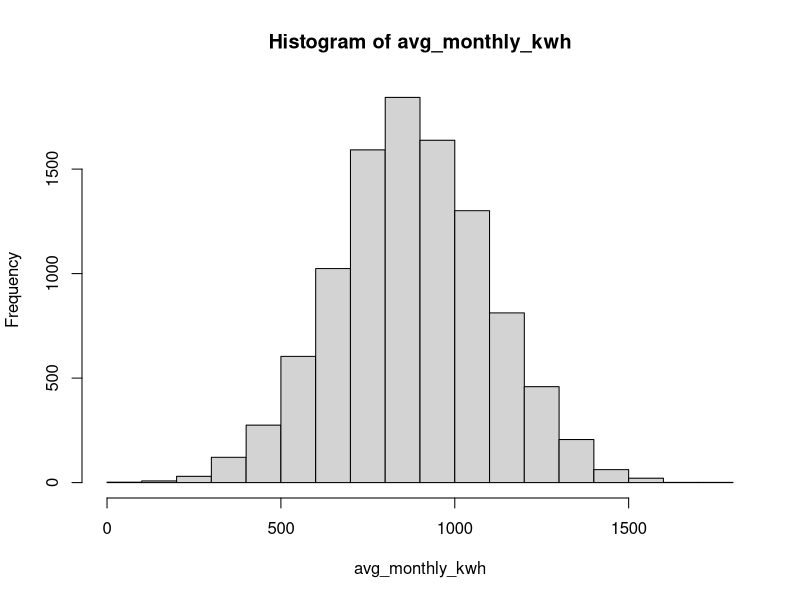
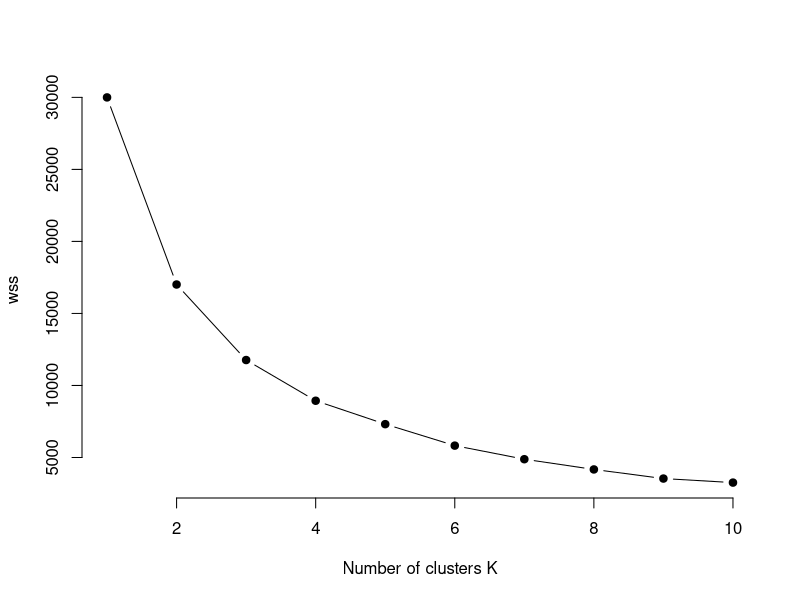

These figures' R source, in order:
library(reshape2)

## Create Sample Data


# Customer id
ids <- 1:10000

# Number of programs the customer participated in
n_programs_participated <- sample(0:3, size = 10000, replace = TRUE, prob = c(.70,.20,.05,.05))

# Average month energy use by customer (mean in 2019 was 877 kWh according to EIA) 
avg_monthly_kwh <- round(rnorm(10000,877,877/4),2)
hist(avg_monthly_kwh)

# Survey response - how environmentally concious are you?
survey_response <- floor(runif(10000, min=1, max=10))

# Sort energy use ascending and programs descending
avg_monthly_kwh <- sort(avg_monthly_kwh, decreasing = FALSE)
n_programs_participated <- sort(n_programs_participated, decreasing = TRUE)
          
# Combine vectors into dataframe
df <- data.frame(ids,avg_monthly_kwh,n_programs_participated,survey_response)
colnames(df) <- c("id","avg_monthly_kwh","n_programs_participated","survey_response")

## Determine optimal number of groups

clust_vars <- df[,2:4]

# Standardize fields
clust_vars <- scale(clust_vars)
head(clust_vars)

# Ensure results remain the same every time
set.seed(123)

# Create a function to compute within-cluster sum of squares (wss)
# wss measures variability of the customers within each cluster. Small wss = compact cluster
wss <- sapply(1:10, function(k){kmeans(clust_vars, k, nstart=15)$tot.withinss})

plot(1:10, wss,
     type="b", pch = 19, frame = FALSE, 
     xlab="Number of clusters K",
     ylab="wss")




